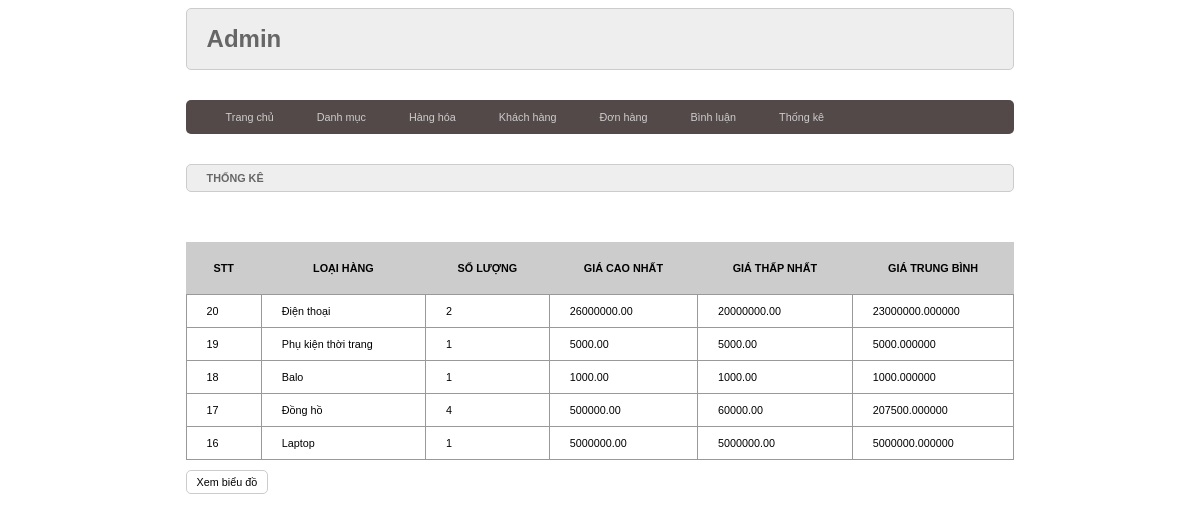
The page /admin/index.php?act=thongke on the database its author committed.
### tables this page shows
CREATE TABLE `danhmuc` (
  `id` int(11) NOT NULL,
  `name` varchar(255) NOT NULL
);

### model/pdo.php (called while the page is built, shortened)
<?php
function pdo_get_connection(){
    $dburl = "mysql:host=localhost;dbname=dacsn;charset=utf8";
    $username = 'root';
    $password = '';
    $conn = new PDO($dburl, $username, $password);
    $conn->setAttribute(PDO::ATTR_ERRMODE, PDO::ERRMODE_EXCEPTION);
    return $conn;
}
function pdo_query($sql){
    $sql_args = array_slice(func_get_args(), 1);
    try{
        $conn = pdo_get_connection();
        $stmt = $conn->prepare($sql);
        $stmt->execute($sql_args);
        $rows = $stmt->fetchAll();
        return $rows;
    }
    catch(PDOException $e){
        throw $e;
    }
    finally{
        unset($conn);
    }
}

### model/cart.php (called while the page is built, shortened)
<?php
    function loadallthongke(){
        $sql="select danhmuc.id as id, danhmuc.name, count(sanpham.id) as countsp, min(sanpham.gia) as mingia, max(sanpham.gia) as maxgia, avg(sanpham.gia) as avg";
        $sql.=" from sanpham left join danhmuc on danhmuc.id = sanpham.danhmuc";
        $sql.=" group by danhmuc.id order by danhmuc.id desc";
        $ds=pdo_query($sql);
        return $ds;
    }
?>

### admin/thongke/list.php (the view, shortened to what this page needs)
<div class="row">
        <div class="row frmtitle mb">
          <h1>THỐNG KÊ</h1>
        </div>
        <div class="row frmcontent">
            <div class="row mb10 frmdsloai">
                <table>
                    <tr>
                        <th>STT</th>
                        <th>LOẠI HÀNG</th>
                        <th>SỐ LƯỢNG</th>
                        <th>GIÁ CAO NHẤT</th>
                        <th>GIÁ THẤP NHẤT</th>
                        <th>GIÁ TRUNG BÌNH</th>
                    </tr>
                    <?php
                        foreach($dstk as $tk){
                            extract($tk);
                            echo '
                            <tr>
                                <td>'.$id.'</td>
                                <td>'.$name.'</td>
                                <td>'.$countsp.'</td>
                                <td>'.$maxgia.'</td>
                                <td>'.$mingia.'</td>
                                <td>'.$avg.'</td>
                            </tr>
                            ';
                        }
                    ?>
                </table>
            </div>
          <div class="row mb10">
            <input type="button" value="Xem biểu đồ" />
          </div>
        </div>
      </div>

### view/css/style.css (style rules this page uses)
* { box-sizing: border-box; font-family: sans-serif; font-size: 0.9vw; }
.row { float: left; width: 100%; }
.mb { margin-bottom: 30px; }
.mb10 { margin-bottom: 10px; }
.formtaikhoan input[type="submit"], .formtaikhoan input[type="reset"], .frmcontent input[type="submit"], .frmcontent input[type="reset"], .frmcontent input[type="button"] { background-color: white; border: 1px #CCC solid; padding: 5px 10px; border-radius: 5px; }
.frmtitle { background-color: #EEE; border: 1px #CCC solid; border-radius: 5px; color: #666; padding: 0px 20px; }
.frmcontent { padding: 20px 0px }
.frmdsloai table { width: 100%; border-collapse: collapse; }
.frmdsloai table th { padding: 20px; background-color: #CCC; }
.frmdsloai table td { padding: 10px 20px; border: 1px #999 solid; }
* { box-sizing:border-box }

### rows shown on the page
danhmuc: id "20", name "Điện thoại", countsp "2", maxgia "26000000.00", mingia "20000000.00", avg "23000000.000000"
danhmuc: id "19", name "Phụ kiện thời trang", countsp "1", maxgia "5000.00", mingia "5000.00", avg "5000.000000"
danhmuc: id "18", name "Balo", countsp "1", maxgia "1000.00", mingia "1000.00", avg "1000.000000"
danhmuc: id "17", name "Đồng hồ", countsp "4", maxgia "500000.00", mingia "60000.00", avg "207500.000000"
danhmuc: id "16", name "Laptop", countsp "1", maxgia "5000000.00", mingia "5000000.00", avg "5000000.000000"
